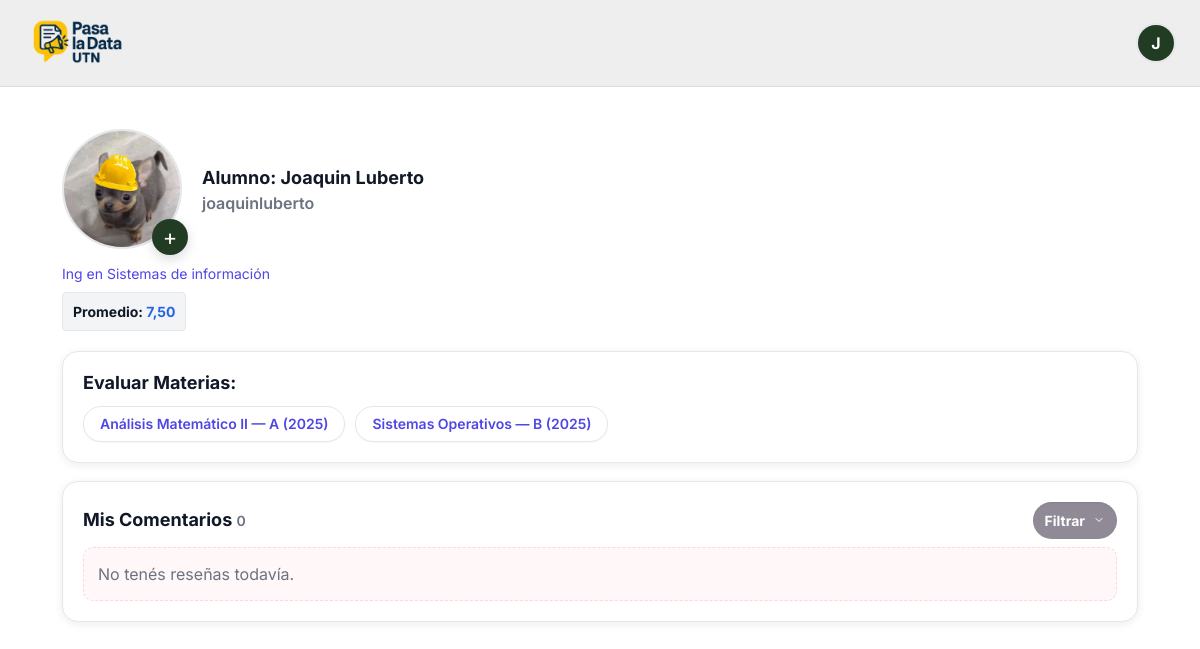
/people/perfil/ (signed in), run on the app's committed database.
### people/models.py (models this page shows)
class User(AbstractUser):
    class Role(models.TextChoices):
        ALUMNO = "ALU", "Alumno"
        PROFESOR = "PRO", "Profesor"
    rol = models.CharField(max_length=3, choices=Role.choices)
    legajo = models.CharField(max_length=20, unique=True, null=True, blank=True)  # solo alumnos
    username = models.CharField(max_length=150, blank=True, default='')
    imagen_perfil = models.ImageField(
        upload_to="profiles/", null=True, blank=True
    )

### academics/models.py (models this page shows, shortened)
class MateriaComisionAnio(models.Model):
    materia = models.ForeignKey(Materia, on_delete=models.CASCADE)
    comision = models.ForeignKey(Comision, on_delete=models.CASCADE)
    anio = models.PositiveSmallIntegerField()
    titular = models.ForeignKey(
        Usuario,
        on_delete=models.SET_NULL,
        null=True,
        blank=True,
        related_name="materias_como_titular"
    )
    jtp = models.ForeignKey(
        Usuario,
        on_delete=models.SET_NULL,
        null=True,
        blank=True,
        related_name="materias_como_jtp"
    )
    ayudante = models.ForeignKey(
        Usuario,
        on_delete=models.SET_NULL,
        null=True,
        blank=True,
        related_name="materias_como_ayudante"
    )
    class Meta:
        unique_together = ("materia", "comision", "anio")
        ordering = ["-anio", "materia__nombre", "comision__nombre"]

class Materia(models.Model):
    nombre = models.CharField(max_length=120, unique=True)
    eliminado = models.BooleanField(default=False)
    departamento = models.ForeignKey(Department, on_delete=models.CASCADE, related_name="materias")
    descripcion = models.TextField(blank=True, null=True)
    icono = models.CharField(max_length=4096, blank=True, null=True)
    imagen = models.ImageField(upload_to="materias/", blank=True, null=True)
    created_at = models.DateTimeField(auto_now_add=True)
    class Meta:
        ordering = ["nombre"]

class Comision(models.Model):
    nombre = models.CharField(max_length=120, unique=True)
    icono = models.CharField(max_length=4096, blank=True, null=True)
    imagen = models.ImageField(upload_to="materias/", blank=True, null=True)
    class Meta:
        ordering = ["nombre"]

### people/views.py (the view, shortened to what this page needs)
# urls.py: path("perfil/", PerfilUsuarioView.as_view(), name="perfil"),
class PerfilUsuarioView(LoginRequiredMixin, TemplateView):
    template_name = "people/perfil_usuario.html"
    login_url = "people:login"
    def get_context_data(self, **kwargs):
        ctx = super().get_context_data(**kwargs)
        u = self.request.user
        promedio = (
            Nota.objects.filter(alumno=u, nota__isnull=False)
            .aggregate(val=Avg("nota"))["val"]
        )
        rows = Nota.objects.filter(alumno=u).values("estado").annotate(c=Count("id"))
        tot_notas = sum(r["c"] for r in rows) or 0
        pct_estados = {r["estado"]: round(100 * r["c"] / (tot_notas or 1), 2) for r in rows}
        count_by_estado = {r["estado"]: r["c"] for r in rows}
        all_plan = list(load_plan_rows())  # lee plan.json/csv
        carrera_elegida, plan = _pick_carrera_for_user(all_plan, u)
        total_plan = len(plan)
        cursadas_ids = set(
            Nota.objects.filter(alumno=u)
            .values_list("mca__materia_id", flat=True)
            .distinct()
        )
        by_name = {m.nombre.lower(): m.id for m in Materia.objects.only("id", "nombre")}
        tocadas_en_plan = 0
        for r in plan:
            mid = by_name.get(r["materia"].lower())
            if mid and mid in cursadas_ids:
                tocadas_en_plan += 1
        pendientes_count = max(total_plan - tocadas_en_plan, 0)
        cursando_count = count_by_estado.get(Nota.Estado.CURSANDO, 0)
        promo_count    = count_by_estado.get(Nota.Estado.PROMOCIONADA, 0)
        apro_count     = count_by_estado.get(Nota.Estado.APROBADA, 0)
        donut_counts = {
            "Cursando": cursando_count,
            "Promocionada": promo_count,
            "Aprobada": apro_count,
            "Pendientes": pendientes_count if total_plan else 0,
        }
        donut_total = sum(donut_counts.values()) or 1
        donut_pct = {k: round(v * 100 / donut_total, 2) for k, v in donut_counts.items()}
        mcas_para_evaluar = (
            MateriaComisionAnio.objects
            .filter(
                notas__alumno=u,
                notas__estado__in=[Nota.Estado.APROBADA, Nota.Estado.PROMOCIONADA],
            )
            .exclude(resenas__alumno=u)
            .select_related("materia", "comision")
            .order_by("materia__nombre", "comision__nombre", "-anio")
            .distinct()
        )
        orden = self.request.GET.get("orden", "desc")
        if orden not in ("asc", "desc"):
            orden = "desc"
        order_by = ("-" if orden == "desc" else "") + "resena__created_at"
        base_qs = (
            ResenaItem.objects
            .filter(resena__alumno=u)
            .select_related(
                "resena", "resena__mca",
                "resena__mca__materia", "resena__mca__comision",
                "materia", "comision", "titular", "jtp",
            )
            .order_by(order_by, "id")
        )
        comentarios_todos = []
        ctx.update({
            "promedio": promedio,
            "pct": pct_estados,
            "mcas_para_evaluar": mcas_para_evaluar,
            "comentarios_todos": comentarios_todos,
            "comentarios_total": len(comentarios_todos),
            "orden": orden,
            "donut_counts": donut_counts,
            "donut_pct": donut_pct,
            "donut_total": donut_total,
            "dashboard_carrera": carrera_elegida or "Plan",
        })
        return ctx

### academics/plan_loader.py (called while the page is built)
def _normalize_rows(rows):
    norm = []
    for i, row in enumerate(rows, start=1):
        nombre = (row.get("materia") or "").strip()
        if not nombre:
            continue
        try:
            anio = int(row.get("anio") or 1)
            cuat = int(row.get("cuatrimestre") or 1)
            orden = int(row.get("orden") or i)
        except ValueError:
            anio, cuat, orden = 1, 1, i
        carrera = (row.get("carrera") or "Sin especificar").strip()
        norm.append({
            "materia": nombre,
            "anio": anio,
            "carrera": carrera,
        })
    norm.sort(key=lambda x: (x["carrera"], x["anio"], x["materia"]))
    return tuple(norm)

@lru_cache(maxsize=1)
def load_plan_rows():
    path = getattr(settings, "ACADEMICS_PLAN_PATH", None)
    if not path or not os.path.exists(path):
        return tuple()
    ext = os.path.splitext(path)[1].lower()
    try:
        if ext == ".json":
            with open(path, encoding="utf-8") as f:
                data = json.load(f)
                if not isinstance(data, list):
                    return tuple()
                return _normalize_rows(data)
        elif ext == ".csv":
            with open(path, newline="", encoding="utf-8") as f:
                reader = csv.DictReader(f)
                return _normalize_rows(list(reader))
        else:
            return tuple()
    except Exception:
        return tuple()

### people/views.py (called while the page is built, shortened)
def _norm(s: str) -> str:
    if not s:
        return ""
    s = unicodedata.normalize("NFKD", s).encode("ascii", "ignore").decode("ascii")
    s = "".join(ch if ch.isalnum() or ch.isspace() else " " for ch in s.lower())
    s = " ".join(s.split())
    return s

def _get_user_carrera(user) -> str | None:
    direct_attrs = ("carrera", "career", "major", "programa", "plan_carrera", "plan", "titulo")
    for a in direct_attrs:
        val = getattr(user, a, None)
        if isinstance(val, str) and val.strip():
            return val.strip()
        if hasattr(val, "nombre"):
            return str(val.nombre).strip()
        if hasattr(val, "name"):
            return str(val.name).strip()
    rels = ("perfil", "profile", "userprofile", "studentprofile", "alumno", "estudiante")
    for rel in rels:
        obj = getattr(user, rel, None)
    return None

### people/templates/people/perfil_usuario.html (shortened to what this page needs)
{% extends "base.html" %}
{% load static %}
{% block extra_head %}
<link rel="stylesheet" href="{% static 'people/css/perfiles.css' %}">
{% endblock %}
{% block content %}
<div class="aa-container">
  <section class="perfil-header">
    <div class="perfil-box">
      <div class="perfil-left">
        <div class="p-avatar-wrapper">
          <div class="p-avatar">
            {% if request.user.imagen_perfil %}
              <img id="pAvatarImg" src="{{ request.user.imagen_perfil.url }}" alt="Avatar de {{ request.user.get_full_name|default:request.user.username }}">
            {% else %}
              <img id="pAvatarImg" src="{% static 'people/inge.jpg' %}" alt="Avatar por defecto">
            {% endif %}
          </div>
          <button type="button" class="p-avatar-edit-btn" id="pOpenAvatarModal" aria-label="Cambiar foto de perfil">+</button>
        </div>
        <div class="alumno">
          <div class="label">Alumno: {{ request.user.get_full_name }}</div>
          <div class="value">{{ request.user.username }}</div>
        </div>
        <div class="perfil-left-extra">
  <div class="carrera">Ing en Sistemas de información</div>
  <div class="promedio">
    <span>Promedio:</span>
    {% if promedio is not None %}
      <span class="value">{{ promedio|floatformat:2 }}</span>
    {% else %}
      <span class="value">—</span>
    {% endif %}
  </div>
</div>
      </div>
      <div class="perfil-right">
      </div>
       </div>
      </section>
  <section class="section-card">
    <h3>Evaluar Materias:</h3>
    {% if mcas_para_evaluar %}
      <div class="chip-list">
        {% for mca in mcas_para_evaluar %}
          <a class="chip" href="{% url 'academics:evaluar_mca' mca.id %}">
            {{ mca.materia.nombre }} — {{ mca.comision.nombre }} ({{ mca.anio }})
          </a>
        {% endfor %}
      </div>
    {% else %}
      <div class="empty muted">No hay materias para evaluar en este momento.</div>
    {% endif %}
  </section>
  <section class="comentarios-card section-card">
    <div class="comentarios-head">
      <h3>Mis Comentarios <span class="count">{{ comentarios_total }}</span></h3>
      <div class="filter-menu">
        <details class="filter">
          <summary class="filter-chip">
            Filtrar <span class="caret"></span>
          </summary>
        </details>
      </div>
    </div>
    {% if comentarios_todos %}
      {% for c in comentarios_todos %}
        <div class="comentario-item">
          <div class="com-header">
            <span class="badge {{ c.badge }}">{{ c.tipo }}</span>
            <span class="title">{{ c.title }}</span>
            <span class="subtitle">· {{ c.subtitle }}</span>
          </div>
          <div class="meta">
            <div class="rating">
              {% for i in "12345" %}
                <span class="star{% if forloop.counter <= c.puntuacion %} on{% endif %}">★</span>
              {% endfor %}
              <span class="score">{{ c.puntuacion }}</span>
            </div>
            <div>{{ c.fecha|date:"d/m/Y" }}</div>
          </div>
          <div class="comentario">
            {{ c.comentario|default:"Sin comentario." }}
          </div>
        </div>
      {% endfor %}
    {% else %}
      <div class="empty">No tenés reseñas todavía.</div>
    {% endif %}
  </section>
</div>
{% endblock %}

### templates/base.html (shortened to what this page needs)
{% load static %}
<!doctype html>
<html lang="es">
<head>
  <link rel="stylesheet" href="{% static 'css/bootstrap.min.css' %}">
  <link rel="stylesheet" href="{% static 'css/app.css' %}?v=1">
  {% block extra_head %}{% endblock %}
</head>
<body>
  {% include "partials/_navbar.html" %}
  <main class="container">
    {% block content %}{% endblock %}
  </main>
</body>
</html>

### templates/partials/_navbar.html
{% load static %}
<header class="navbar">
  <div class="navbar__inner container-narrow">
    <a class="navbar__brand" href="{% url 'academics:home' %}">
      <img class="navbar__logo" src="{% static 'img/logo.png' %}" alt="Pasa la Data UTN">
    </a>
    {% if request.user.is_authenticated %}
      <div class="navbar__right">
        <a class="nav-avatar" href="{% url 'people:perfil' %}" title="Mi perfil">
          {% if request.user.imagen_perfil %}
            <img src="{{ request.user.imagen_perfil.url }}" alt="Foto de perfil">
          {% else %}
            <span class="nav-avatar__fallback">
              {{ request.user.get_short_name|default:request.user.username|slice:":1"|upper }}
            </span>
          {% endif %}
        </a>
      </div>
    {% else %}
      <div class="navbar__right">
        <a class="btn btn-light btn-sm" href="{% url 'people:register' %}">Registrate</a>
        <a class="btn btn-light btn-sm" href="{% url 'people:login' %}">Iniciar sesión</a>
      </div>
    {% endif %}
  </div>
</header>

### static/css/app.css (style rules this page uses)
html, body { margin: 0; padding: 0; }
header.navbar { background: #efeeee; position: sticky; top: 0; z-index: 50; border-bottom: 1px solid rgba(0,0,0,.08); width: 100%; margin: 0; border-radius: 0 !important; }
.container-narrow { max-width: none; width: 100%; padding: 0 24px; box-sizing: border-box; }
.navbar__inner { display: flex; align-items: center; height: 70px; }
.navbar__brand { display: flex; align-items: center; }
.navbar__logo { height: 105px; width: auto; display: block; object-fit: contain; }
.navbar__right { margin-left: auto; display: flex; align-items: center; gap: 16px; }
:root { --font-ui: "Inter", system-ui, -apple-system, "Segoe UI", Roboto, Helvetica, Arial, sans-serif; }
html { font-family: var(--font-ui) !important; line-height: 1.5; }
body, input, select, textarea, button { font-family: inherit !important; }
*, *::before, *::after { font-kerning: normal; }
header.navbar .nav-avatar { width: 40px; height: 40px; border-radius: 50%; overflow: hidden; display: inline-flex; align-items: center; justify-content: center; text-decoration: none; background: #ddd; color: #333; border: 2px solid #e5e7eb; flex-shrink: 0; }
header.navbar .nav-avatar__fallback { width: 100%; height: 100%; display: inline-flex; align-items: center; justify-content: center; font-weight: 700; font-size: 16px; color: #fff; background: #223C24; }

### data on the page
User: user.get_short_name "J", user.get_full_name "Joaquin Luberto", user.username "joaquinluberto"
MateriaComisionAnio: materia.nombre "Análisis Matemático II", comision.nombre "A", anio "2025"
MateriaComisionAnio: materia.nombre "Sistemas Operativos", comision.nombre "B", anio "2025"

### other printed values
{{ promedio|floatformat:2 }} "7,50"
{{ comentarios_total }} "0"
